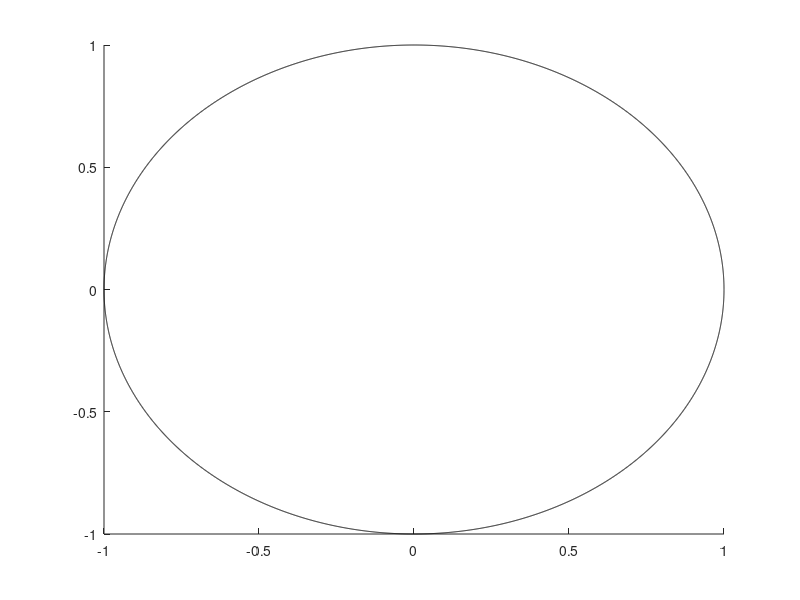

MATLAB code for this plot: (Note: this script raises an error after producing the figure.)
clc; clear all; close all;

cfl=1;
teta=0:0.001:2*pi;
c=4;
space='implicit';
f=10;
filtre='visbal';
delta=0.4;

%% cercle unité
cerc1=exp(1i*teta);

figure(1)
hold on
plot(cerc1,'k-')



%% schema 1
time1='rk4';
g1 = atsf(cfl, teta,time1,c,space,f,filtre,delta);

plot(g1,'bo')

%% schema 2
time2='dirk34a';
g2 = atsf(cfl, teta,time2,c,space,f,filtre,delta);

plot(g2,'ro')

%% schema 3
time3='dirk33b';
g3 = atsf(cfl, teta,time3,c,space,f,filtre,delta);

plot(g3,'go')



%% 
legend('unit circle',time1,time2,time3,2)
axis([-1 1 -1 1])
hold off
